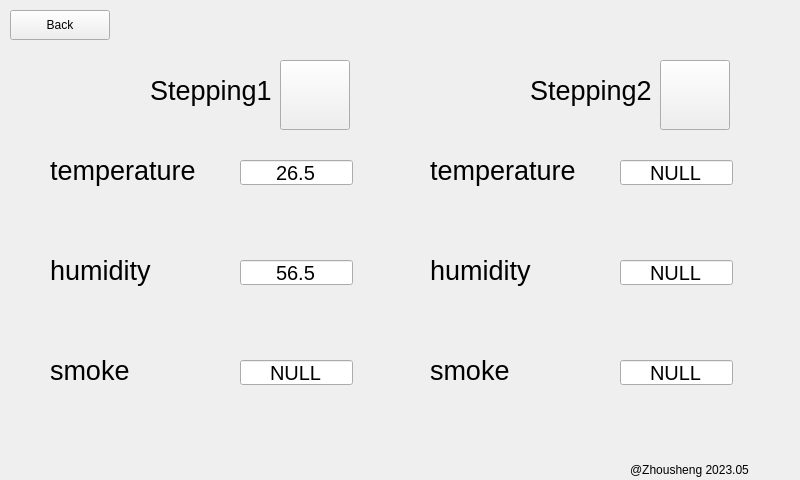
<?xml version="1.0" encoding="UTF-8"?>
<ui version="4.0">
 <class>monitor_form</class>
 <widget class="QWidget" name="monitor_form">
  <property name="geometry">
   <rect>
    <x>0</x>
    <y>0</y>
    <width>800</width>
    <height>480</height>
   </rect>
  </property>
  <property name="windowTitle">
   <string>Form</string>
  </property>
  <widget class="QPushButton" name="monitor_back">
   <property name="geometry">
    <rect>
     <x>10</x>
     <y>10</y>
     <width>100</width>
     <height>30</height>
    </rect>
   </property>
   <property name="text">
    <string>Back</string>
   </property>
  </widget>
  <widget class="QLabel" name="temperature1">
   <property name="geometry">
    <rect>
     <x>50</x>
     <y>155</y>
     <width>161</width>
     <height>31</height>
    </rect>
   </property>
   <property name="font">
    <font>
     <pointsize>20</pointsize>
    </font>
   </property>
   <property name="text">
    <string>temperature</string>
   </property>
  </widget>
  <widget class="QLabel" name="temperature2">
   <property name="geometry">
    <rect>
     <x>430</x>
     <y>155</y>
     <width>161</width>
     <height>31</height>
    </rect>
   </property>
   <property name="font">
    <font>
     <pointsize>20</pointsize>
    </font>
   </property>
   <property name="text">
    <string>temperature</string>
   </property>
  </widget>
  <widget class="QLineEdit" name="lineEdit_hud1">
   <property name="geometry">
    <rect>
     <x>240</x>
     <y>260</y>
     <width>113</width>
     <height>25</height>
    </rect>
   </property>
   <property name="font">
    <font>
     <pointsize>15</pointsize>
    </font>
   </property>
   <property name="text">
    <string>56.5</string>
   </property>
   <property name="alignment">
    <set>Qt::AlignCenter</set>
   </property>
   <property name="readOnly">
    <bool>true</bool>
   </property>
  </widget>
  <widget class="QLabel" name="smoke2">
   <property name="geometry">
    <rect>
     <x>430</x>
     <y>355</y>
     <width>161</width>
     <height>31</height>
    </rect>
   </property>
   <property name="font">
    <font>
     <pointsize>20</pointsize>
    </font>
   </property>
   <property name="text">
    <string>smoke</string>
   </property>
  </widget>
  <widget class="QLineEdit" name="lineEdit_smo2">
   <property name="geometry">
    <rect>
     <x>620</x>
     <y>360</y>
     <width>113</width>
     <height>25</height>
    </rect>
   </property>
   <property name="font">
    <font>
     <pointsize>15</pointsize>
    </font>
   </property>
   <property name="text">
    <string>NULL</string>
   </property>
   <property name="alignment">
    <set>Qt::AlignCenter</set>
   </property>
   <property name="readOnly">
    <bool>true</bool>
   </property>
  </widget>
  <widget class="QLabel" name="stepping1">
   <property name="geometry">
    <rect>
     <x>150</x>
     <y>70</y>
     <width>131</width>
     <height>41</height>
    </rect>
   </property>
   <property name="font">
    <font>
     <pointsize>20</pointsize>
    </font>
   </property>
   <property name="text">
    <string>Stepping1</string>
   </property>
  </widget>
  <widget class="QLabel" name="humidity2">
   <property name="geometry">
    <rect>
     <x>430</x>
     <y>255</y>
     <width>161</width>
     <height>31</height>
    </rect>
   </property>
   <property name="font">
    <font>
     <pointsize>20</pointsize>
    </font>
   </property>
   <property name="text">
    <string>humidity</string>
   </property>
  </widget>
  <widget class="QLineEdit" name="lineEdit_tem1">
   <property name="geometry">
    <rect>
     <x>240</x>
     <y>160</y>
     <width>113</width>
     <height>25</height>
    </rect>
   </property>
   <property name="font">
    <font>
     <pointsize>15</pointsize>
    </font>
   </property>
   <property name="text">
    <string>26.5</string>
   </property>
   <property name="alignment">
    <set>Qt::AlignCenter</set>
   </property>
   <property name="readOnly">
    <bool>true</bool>
   </property>
  </widget>
  <widget class="QLabel" name="humidity1">
   <property name="geometry">
    <rect>
     <x>50</x>
     <y>255</y>
     <width>161</width>
     <height>31</height>
    </rect>
   </property>
   <property name="font">
    <font>
     <pointsize>20</pointsize>
    </font>
   </property>
   <property name="text">
    <string>humidity</string>
   </property>
  </widget>
  <widget class="QLabel" name="smoke1">
   <property name="geometry">
    <rect>
     <x>50</x>
     <y>355</y>
     <width>161</width>
     <height>31</height>
    </rect>
   </property>
   <property name="font">
    <font>
     <pointsize>20</pointsize>
    </font>
   </property>
   <property name="text">
    <string>smoke</string>
   </property>
  </widget>
  <widget class="QLabel" name="stepping2">
   <property name="geometry">
    <rect>
     <x>530</x>
     <y>70</y>
     <width>131</width>
     <height>41</height>
    </rect>
   </property>
   <property name="font">
    <font>
     <pointsize>20</pointsize>
    </font>
   </property>
   <property name="text">
    <string>Stepping2</string>
   </property>
  </widget>
  <widget class="QLineEdit" name="lineEdit_hud2">
   <property name="geometry">
    <rect>
     <x>620</x>
     <y>260</y>
     <width>113</width>
     <height>25</height>
    </rect>
   </property>
   <property name="font">
    <font>
     <pointsize>15</pointsize>
    </font>
   </property>
   <property name="text">
    <string>NULL</string>
   </property>
   <property name="alignment">
    <set>Qt::AlignCenter</set>
   </property>
   <property name="readOnly">
    <bool>true</bool>
   </property>
  </widget>
  <widget class="QLineEdit" name="lineEdit_smo1">
   <property name="geometry">
    <rect>
     <x>240</x>
     <y>360</y>
     <width>113</width>
     <height>25</height>
    </rect>
   </property>
   <property name="font">
    <font>
     <pointsize>15</pointsize>
    </font>
   </property>
   <property name="text">
    <string>NULL</string>
   </property>
   <property name="alignment">
    <set>Qt::AlignCenter</set>
   </property>
   <property name="readOnly">
    <bool>true</bool>
   </property>
  </widget>
  <widget class="QLineEdit" name="lineEdit_tem2">
   <property name="geometry">
    <rect>
     <x>620</x>
     <y>160</y>
     <width>113</width>
     <height>25</height>
    </rect>
   </property>
   <property name="font">
    <font>
     <pointsize>15</pointsize>
    </font>
   </property>
   <property name="text">
    <string>NULL</string>
   </property>
   <property name="alignment">
    <set>Qt::AlignCenter</set>
   </property>
   <property name="readOnly">
    <bool>true</bool>
   </property>
  </widget>
  <widget class="QLabel" name="mark">
   <property name="geometry">
    <rect>
     <x>630</x>
     <y>460</y>
     <width>171</width>
     <height>20</height>
    </rect>
   </property>
   <property name="text">
    <string>@Zhousheng 2023.05</string>
   </property>
  </widget>
  <widget class="QPushButton" name="refreshButton">
   <property name="geometry">
    <rect>
     <x>280</x>
     <y>60</y>
     <width>70</width>
     <height>70</height>
    </rect>
   </property>
   <property name="text">
    <string/>
   </property>
   <property name="icon">
    <iconset>
     <normaloff>refresh.png</normaloff>refresh.png</iconset>
   </property>
   <property name="iconSize">
    <size>
     <width>70</width>
     <height>70</height>
    </size>
   </property>
  </widget>
  <widget class="QPushButton" name="refreshButton2">
   <property name="geometry">
    <rect>
     <x>660</x>
     <y>60</y>
     <width>70</width>
     <height>70</height>
    </rect>
   </property>
   <property name="text">
    <string/>
   </property>
   <property name="icon">
    <iconset>
     <normaloff>refresh.png</normaloff>refresh.png</iconset>
   </property>
   <property name="iconSize">
    <size>
     <width>70</width>
     <height>70</height>
    </size>
   </property>
  </widget>
 </widget>
 <resources/>
 <connections/>
</ui>
